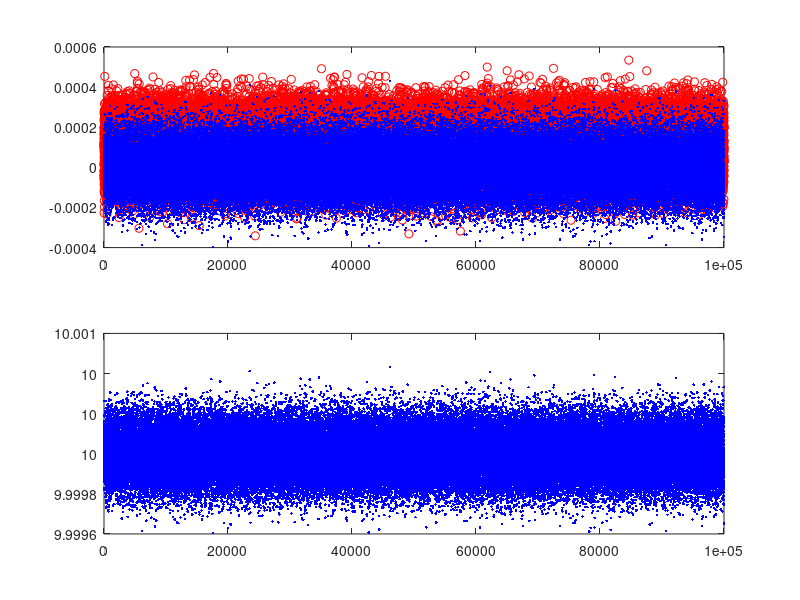

Recreate this plot in MATLAB. (Note: this script raises an error after producing the figure.)
clc;
close all;

md= 10;
dp=0.0001;

for i=1:100000
    DPA(i)= dp + dp*randn();        
    DPB(i)= dp*randn(); 
    val(i)= md + DPB(i);
end

subplot(2,1,1);
plot(DPA,'or');
hold on
plot(DPB,'.b');

subplot(2,1,2);
plot(val,'.b');
a=0;


subplot(2,1,1);
plot(f_L_1_aux,'or');
hold on
plot(f_L_2_aux,'.b');

subplot(2,1,2);
plot(f_R_1_aux,'or');
hold on
plot(f_R_2_aux,'.b');